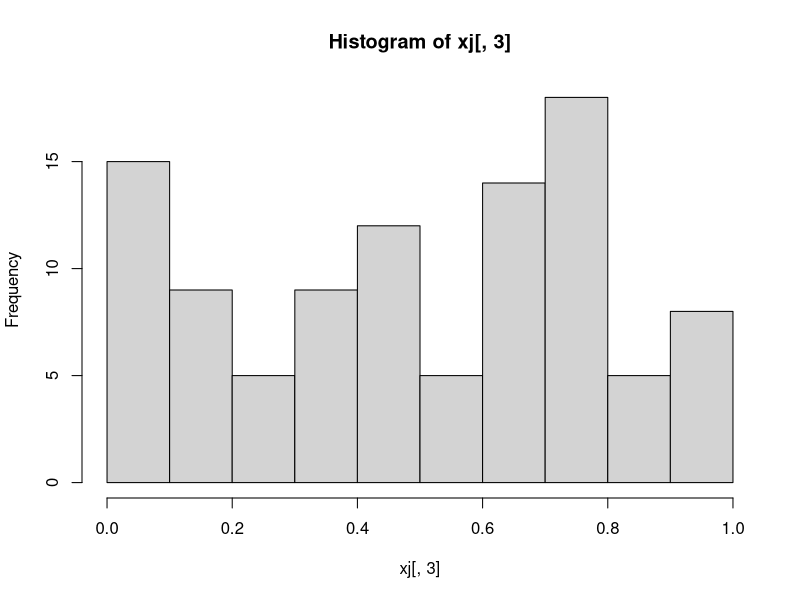

The R source for this figure:
Multiplicative_RNG<-function(a,z0,m,n) {
  xj<-matrix(NA,n,3)
  colnames(xj)<-c("aZ","Xj","Uj")
  for (j in 1:n)
  {
    xj[j,1]<-(a*z0)
    xj[j,2]<-xj[j,1]%%m
    xj[j,3]<-xj[j,2]/m
    z0<-xj[j,2]
  }
  hist(xj[,3])
  View(xj)
}
Multiplicative_RNG(35,11123,138,100)

Bernouli_1<-function(n,p) {
  i<-n
  p<-p
  X<-runif(i)
  Y<-(X<=p)+0
  (tabel<-table(Y)/length(Y))
}
Bernouli_1(7,0.65)
  